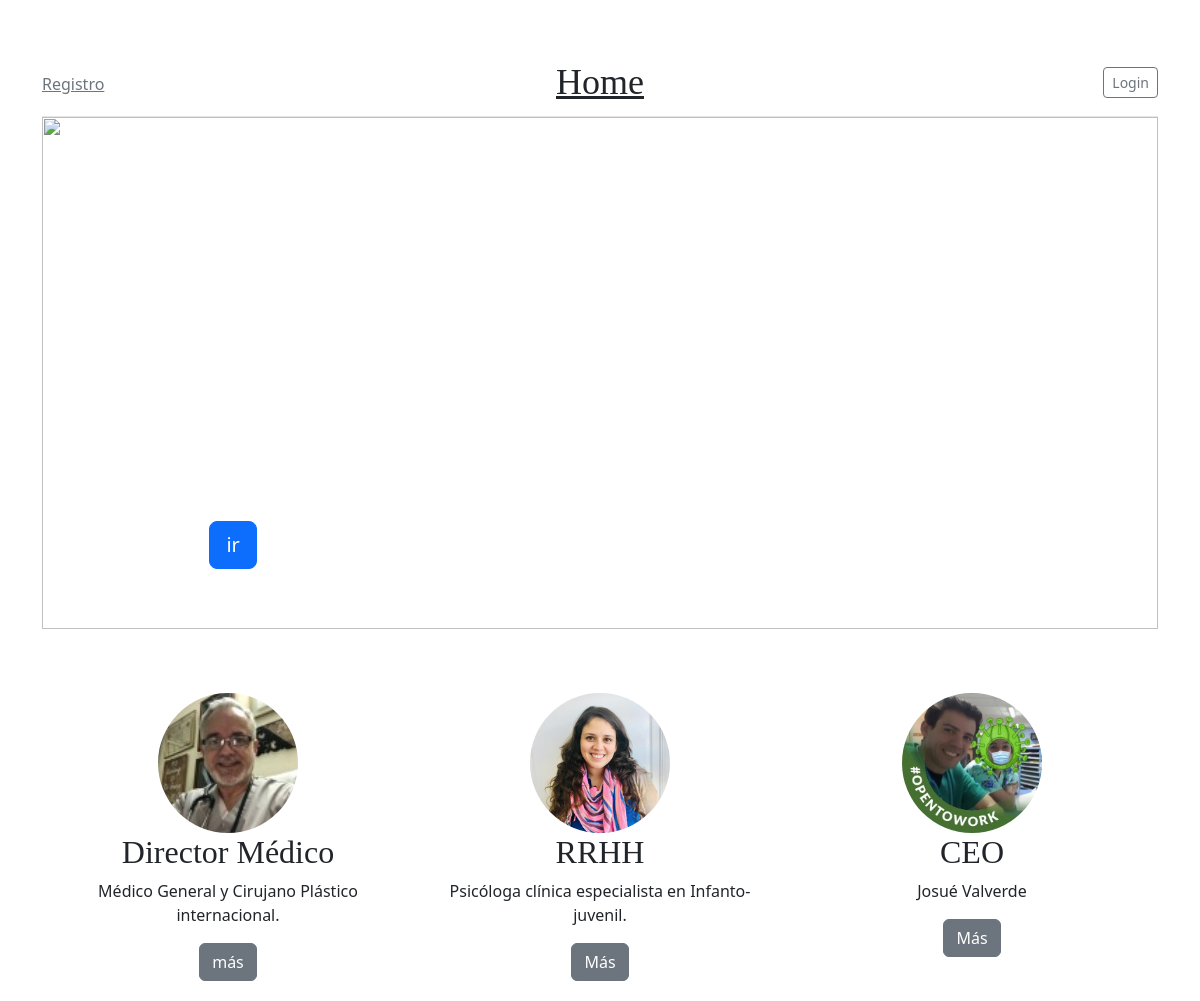
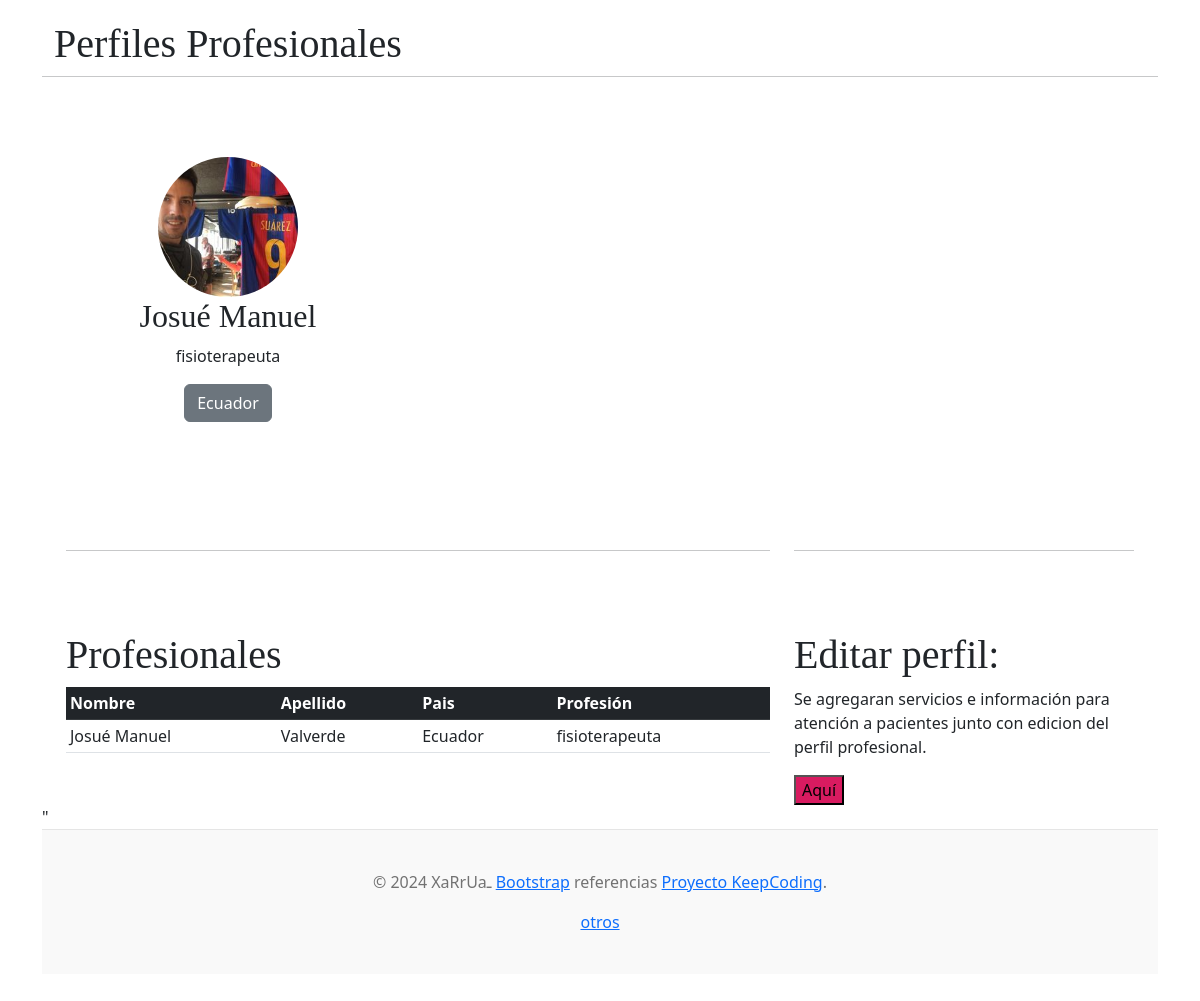
Screenshot of /profesionals with the database file from the repository (2 pictures, top to bottom).
### tables this page shows
CREATE TABLE "usuarios" (
  "usu_id" INTEGER PRIMARY KEY AUTOINCREMENT,
  "usu_name" TEXT NOT NULL,
  "usu_lastname" TEXT NOT NULL,
  "usu_email" TEXT NOT NULL,
  "usu_phone" TEXT NOT NULL,
  "usu_country" TEXT,
  "usu_city" TEXT,
  "usu_birthd" TEXT NOT NULL,
  "usu_sex" TEXT NOT NULL,
  "usu_date" TEXT NOT NULL,
  "usu_user" TEXT NOT NULL,
  "usu_pass" TEXT NOT NULL,
  "usu_foto" TEXT,
  "usu_profession" TEXT,
  "id_sex" INTEGER,
  CONSTRAINT "fk_usuarios_sex" FOREIGN KEY ("id_sex") REFERENCES "sex_usu" ("id_sex") ON DELETE SET NULL ON UPDATE CASCADE,
  UNIQUE ("usu_email" ASC),
  UNIQUE ("usu_phone" ASC),
  UNIQUE ("usu_user" ASC)
);

### registros_med/routes.py (the view)
@app.route('/profesionals')
def home():
    registros = select_all()
    return render_template("profesionals.html", data = registros, title="profesionales" )

### registros_med/models.py (called while the page is built)
def select_all():
    conectar = Conexion("SELECT * from usuarios order by usu_date DESC")
    filas = conectar.res.fetchall() #(1,2023-05-05,sueldo,1600)
    columnas= conectar.res.description #columnas(id,0,0,0,0,0,0)
    lista_diccionario=[]
    for f in filas:
        diccionario={}
        posicion=0
        for c in columnas:
            diccionario[c[0]] = f[posicion]
            posicion +=1
        lista_diccionario.append(diccionario)
    conectar.con.close()
    return lista_diccionario

### registros_med/templates/Profesionals.html (shortened to what this page needs)
{% extends "base.html" %}
{% block section %}
<body>
  <div id="myCarousel" class="carousel slide" data-bs-ride="carousel">
    <div class="carousel-indicators">
      <button type="button" data-bs-target="#myCarousel" data-bs-slide-to="0" class="active" aria-current="true" aria-label="Slide 1"></button>
      <button type="button" data-bs-target="#myCarousel" data-bs-slide-to="1" aria-label="Slide 2"></button>
      <button type="button" data-bs-target="#myCarousel" data-bs-slide-to="2" aria-label="Slide 3"></button>
    </div>
    <div class="carousel-inner">
      <div class="carousel-item active">
        <img class="bd-placeholder-img" src="{{ url_for('static', filename='img/Welcome.gif')}}"width="100%" height="100%" xmlns="http://www.w3.org/2000/svg" aria-hidden="true" preserveAspectRatio="xMidYMid slice" focusable="false"><rect width="100%" height="100%" fill="#777"/></svg>
        <div class="container">
          <div class="carousel-caption text-start">
            <h1>KeepCoding</h1>
            <p>...</p>
            <p><a class="btn btn-lg btn-primary" href="#">ir</a></p>
          </div>
        </div>
      </div>
    </div>
    <button class="carousel-control-prev" type="button" data-bs-target="#myCarousel" data-bs-slide="prev">
      <span class="carousel-control-prev-icon" aria-hidden="true"></span>
    </button>
    <button class="carousel-control-next" type="button" data-bs-target="#myCarousel" data-bs-slide="next">
      <span class="carousel-control-next-icon" aria-hidden="true"></span>
    </button>
  </div>
  <div class="container marketing">
    <div class="row">
      <div class="col-lg-4">
        <img class="bd-placeholder-img rounded-circle" src="{{ url_for('static', filename='img/java.jpg')}}" width="140" height="140">
        <h2 class="fw-normal">Director Médico</h2>
        <p>Médico General y Cirujano Plástico internacional.</p>
        <p><a class="btn btn-secondary" href="https://xarrua.github.io/templates/java.html">más</a></p>
      </div>
      <div class="col-lg-4">
        <img class="bd-placeholder-img rounded-circle" src="{{ url_for('static', filename='img/swe.jpg')}}" width="140" height="140">
        <h2 class="fw-normal">RRHH</h2>
        <p>Psicóloga clínica especialista en Infanto-juvenil.</p>
        <p><a class="btn btn-secondary" href="{{ url_for('pswe') }}">Más</a></p>
      </div>
      <div class="col-lg-4">
        <img class="bd-placeholder-img rounded-circle" src="{{ url_for('static', filename='img/josu.jpg')}}" width="140" height="140">
        <h2 class="fw-normal">CEO</h2>
        <p>Josué Valverde</p>
        <p><a class="btn btn-secondary" href="https://xarrua.github.io/templates/josu.html">Más</a></p>
      </div>
      <h1>Perfiles Profesionales</h1>
          <hr class="featurette-divider">
          {% for item in data %}
          <div class="col-lg-4">
            <img class="bd-placeholder-img rounded-circle" src="{{ url_for('static', filename='upload/'+ item.usu_foto)}}" width="140" height="140">
            <h2 class="fw-normal">{{item.usu_name}}</h2>
            <p>{{item.usu_profession}}</p>
            <p><a class="btn btn-secondary" href="{{perfil}}">{{item.usu_country}}</a></p>
          </div>
          {% endfor %}
   <div class="<div class="container-fluid">
    <div class="container">
      <div class ="row">
      <div class="col-8">
      {% block columna8 %}
      <hr class="featurette-divider">
      <h1>Profesionales</h1>
      <table class="table table-sm">
        <thead class="table-dark">
          <tr>
            <th>Nombre</th>
            <th>Apellido</th>
            <th>Pais</th>
            <th>Profesión</th>
          </tr>
        </thead>
        <tbody>
          {% for item in data %}
            <tr>
              <td>{{item.usu_name}}</td>
              <td>{{item.usu_lastname}}</td>
              <td>{{item.usu_country}}</td>
              <td>{{item.usu_profession}}</td>
            </tr>
          {% endfor %}
        </tbody>
      </table>
      {% endblock %}
      </div>
      <div class="col-4">
        {% block columna4 %}
        <hr class="featurette-divider">
          <h1>Editar perfil:</h1>
          <p>Se agregaran servicios e información para atención a pacientes junto con edicion del perfil profesional.</p>
          <form action="/ejemplo/{{data[0]}}" method="POST">
            <button type="submit" style="background-color: #d81b60;">Aquí</button>
          </form>
        {% endblock %}
       </div>
      </div>
     </div>
    </div>"
{% endblock %}

### registros_med/templates/base.html (shortened to what this page needs)
<!DOCTYPE html>
<html lang="en">
<head>
  <link href="https://cdn.jsdelivr.net/npm/bootstrap@5.3.0-alpha3/dist/css/bootstrap.min.css" rel="stylesheet">
  <link rel="stylesheet" href="{{ url_for('static', filename='css/home.css')}}">
  <link href="https://cdn.jsdelivr.net/npm/bootstrap@5.3.0-alpha3/dist/css/bootstrap.min.css" rel="stylesheet">
</head>
<body>
  <div class="container">
    <header class="blog-header lh-1 py-3">
      <div class="row flex-nowrap justify-content-between align-items-center">
        <div class="col-4 pt-1">
          <a class="link-secondary" href="{{ url_for('create') }}">Registro</a>
        </div>
        <div class="col-4 text-center">
          <a class="blog-header-logo text-dark" href="{{ url_for('home') }}">Home</a>
        </div>
        <div class="col-4 d-flex justify-content-end align-items-center">
          <a class="btn btn-sm btn-outline-secondary" href="{{ url_for('login') }}">Login</a>
        </div>
      </div>
    </header>
    <section>
      {% block section %}
      {% endblock %}
    </section>
    <footer class="blog-footer">
      <p>&copy; 2024 XaRrUaـ <a href="https://getbootstrap.com/">Bootstrap</a> referencias <a href="#"><bdi lang="en" dir="ltr">Proyecto KeepCoding</bdi></a>.</p>
      <p>
        <a href="{{ url_for('index') }}">otros</a>
      </p>
    </footer>
</body>
</html>

### registros_med/static/css/home.css (style rules this page uses)
.bd-placeholder-img { font-size: 1.125rem; text-anchor: middle; -webkit-user-select: none; -moz-user-select: none; user-select: none; }
.blog-header { border-bottom: 1px solid #e5e5e5; }
.blog-header-logo { font-family: Amiri, Georgia, "Times New Roman", serif; font-size: 2.25rem; }
h1, h2, h3, h4, h5, h6 { font-family: Amiri, Georgia, "Times New Roman", serif; }
.blog-footer { padding: 2.5rem 0; color: #727272; text-align: center; background-color: #f9f9f9; border-top: .05rem solid #e5e5e5; }
.blog-footer p:last-child { margin-bottom: 0; }
body { padding-top: 3rem; padding-bottom: 3rem; color: #5a5a5a; }
.carousel { margin-bottom: 4rem; }
.carousel-caption { bottom: 3rem; z-index: 10; }
.carousel-item { height: 32rem; }
.marketing .col-lg-4 { margin-bottom: 1.5rem; text-align: center; }
.marketing .col-lg-4 p { margin-right: .75rem; margin-left: .75rem; }
.featurette-divider { margin: 5rem 0; }
@media (min-width: 40em) { .carousel-caption p { margin-bottom: 1.25rem; font-size: 1.25rem; line-height: 1.4; } }

### rows the page displays
usuarios: usu_foto (picture), usu_name "Josué Manuel", usu_profession "fisioterapeuta", usu_country "Ecuador", usu_lastname "Valverde"
